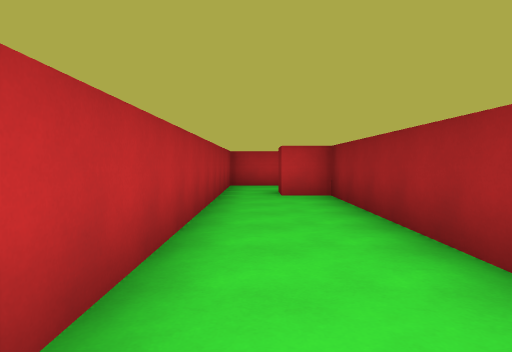
view 1 (above)

15 first-person views from a walk through a Godot game level. The camera is 1.3 m above the floor, tilts 2° down and sees 70° across. The floor is counted in squares, 2 m on a side. Each view is taken from the middle of a square. On the plan, view 1 faces up. The plan holds only what a view shows up to about 11 squares ahead; the rest is blank. The place goes on beyond the plan.

view 2
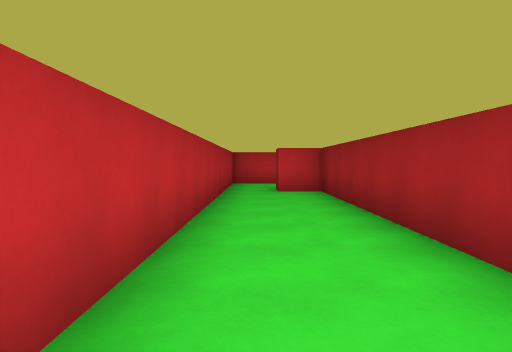

view 3
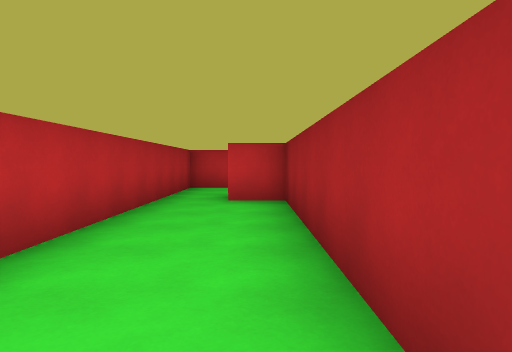

view 4
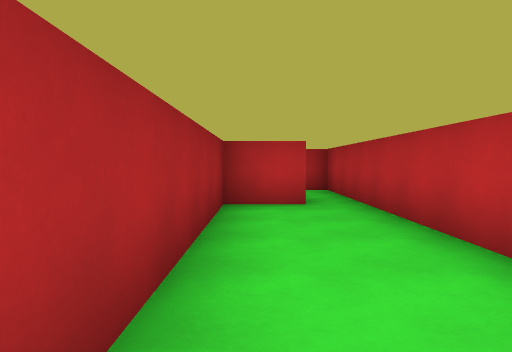

view 5
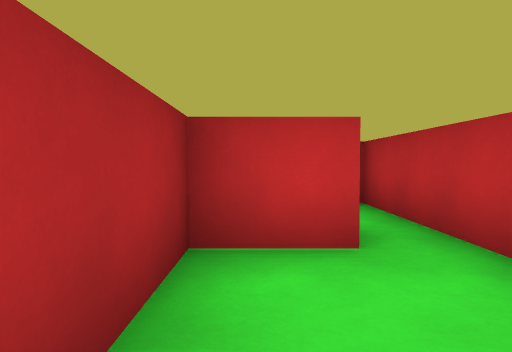

view 6
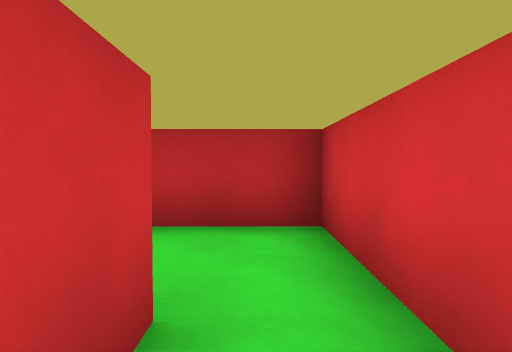

view 7
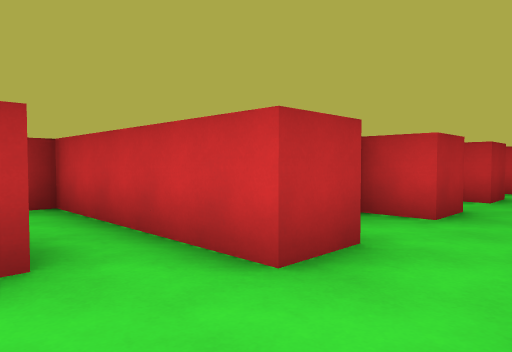

view 8
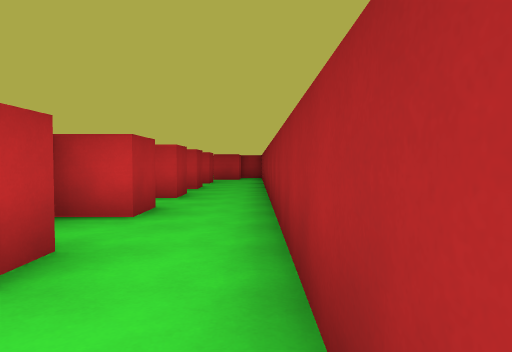

view 9
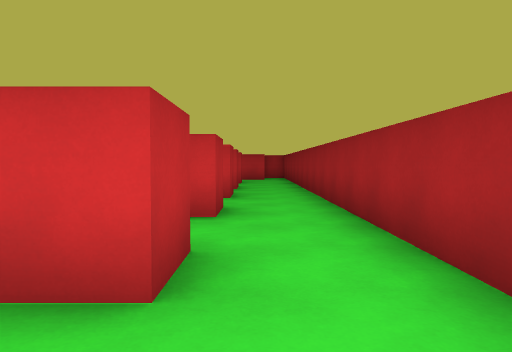

view 10
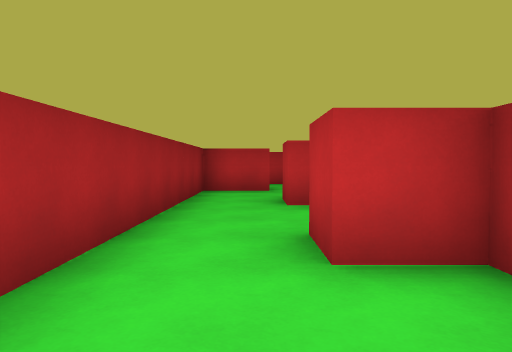

view 11
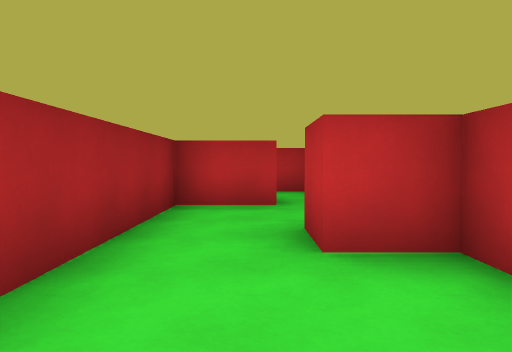

view 12
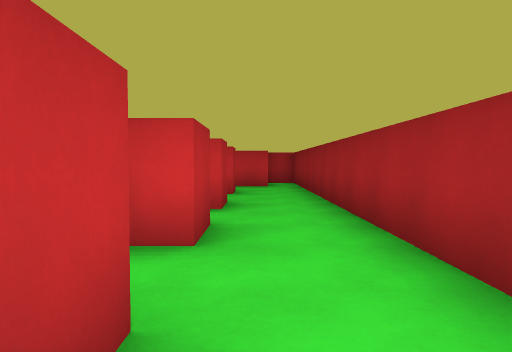

view 13
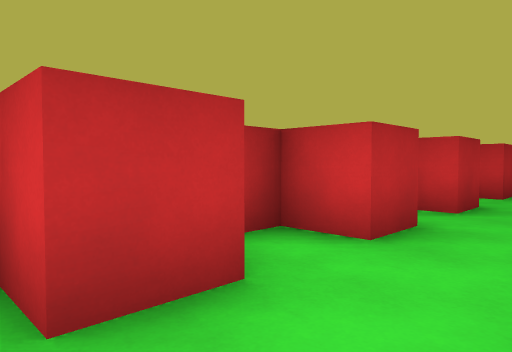

view 14
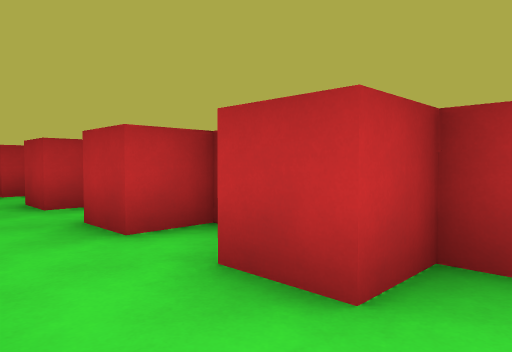

view 15
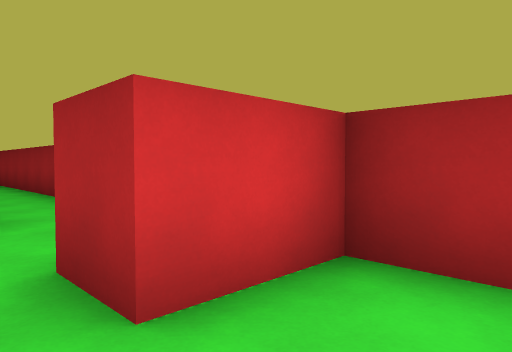

### Floor plan
Points are (right, up) in squares from view 1. A wall is a line through its corners. A room is listed if a view was taken in it or the views show most of it. See-through windows are left out.
Room 1 (views 1, 2, 3, 4, 5)
walls: (0.1, -0.8) (1.5, -0.8) (1.5, 7.4) (0.5, 7.4); (-0.7, 7.5) (-0.7, -1.4)
ways out: opening at (0, 8) to room 4; opening at (0, -1)
Room 2 (views 6, 7, 8, 9, 10, 11, 12, 13, 14)
walls: (2.5, 11.7) (3.5, 11.7) (3.5, 10.7) (2.5, 10.7); (2.9, 14.4) (3.5, 14.4) (3.5, 13.4) (2.5, 13.4); (2.5, 9.6) (2.5, 8.4) (3.5, 8.4) (3.5, 7.4); (3.5, 16.9) (3.5, 15.9) (2.5, 15.9) (2.5, 15.2); (3.7, 4.4) (3.7, 5.4) (5.2, 5.4) (5.2, 20.5); (2.5, 19.6) (2.5, 19.2) (3.5, 19.2) (3.5, 18.2)
ways out: opening at (3, 5) to room 3; opening at (3, 10) to room 4
Room 3 (view 15)
walls: (5.2, 3.4) (5.2, 4.4) (3.7, 4.4); (2.9, 2.6) (3.6, 2.6)
ways out: opening at (3, 5) to room 2
Room 4 (no view inside)
walls: (1.5, 9.6) (2.5, 9.6); (0.5, 7.4) (0.5, 8.4); (2.5, 10.7) (-0.7, 10.7) (-0.7, 7.5)
ways out: opening at (0, 8) to room 1; opening at (3, 10) to room 2

Positions as (right, up) in squares from view 1, and headings:
1: (0, 0), facing up
2: (0, -1), facing up
3: (1, 1), facing up
4: (1, 5), facing down
5: (1, 2), facing down
6: (3, 10), facing left
7: (5, 9), facing up-left
8: (5, 9), facing up
9: (4, 9), facing up
10: (4, 14), facing down
11: (4, 11), facing down
12: (4, 13), facing up
13: (5, 13), facing up-left
14: (5, 20), facing down-left
15: (3, 3), facing up-right
